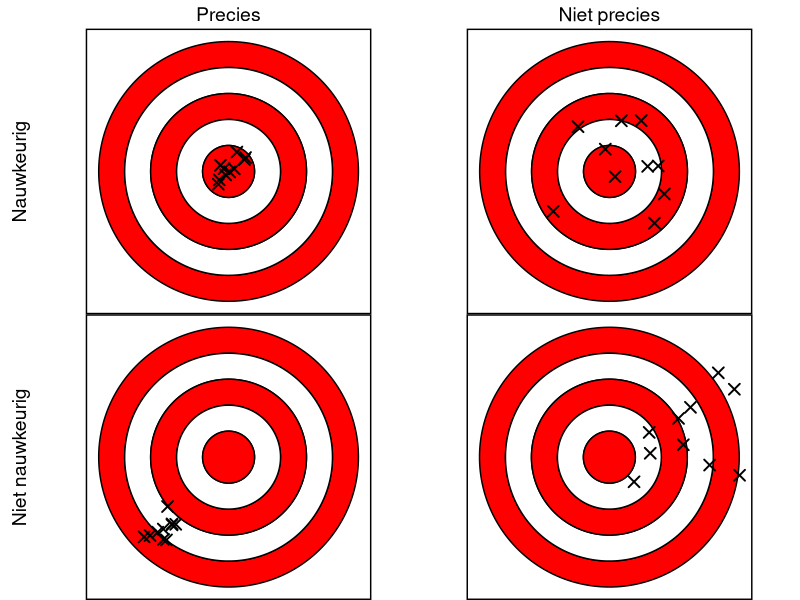

The R source for this figure:
## ---- chunk 1
#| code-fold: true
#| warning: false
#| fig.cap: "Illustratie van de begrippen precies en nauwkeurig."
#| label: fig-precisie-vs-nauwkeurig
#| fig.width: 5
#| fig.height: 5

# Controleer of benodigde pakketten zijn geladen
if (!("ggplot2" %in% .packages())) { library(ggplot2) }
if (!("dplyr" %in% .packages())) { library(dplyr) }
if (!("MASS" %in% .packages())) { library(MASS) }
if (!("gridExtra" %in% .packages())) { library(gridExtra) }
if (!("grid" %in% .packages())) { library(grid) }

# Functie om een ring (donut) te genereren als polygon
genereer_ring <- function(x, y, straal_binnen, straal_buiten, punten = 100) {
  theta <- seq(0, 2 * pi, length.out = punten)
  data.frame(
    x = c(x + straal_buiten * cos(theta), NA, x + straal_binnen * cos(rev(theta))),
    y = c(y + straal_buiten * sin(theta), NA, y + straal_binnen * sin(rev(theta)))
  )
}

# Functie om een volledig doelwit te genereren
genereer_doelwit <- function(punten = 100) {
  kleuren <- c("red", "white", "red", "white", "red")
  straal_randen <- list(c(4, 5), c(3, 4), c(2, 3), c(1, 2), c(0, 1))
  
  bind_rows(lapply(1:5, function(i) {
    genereer_ring(0, 0, straal_randen[[i]][1], straal_randen[[i]][2], punten) %>%
      mutate(kleur = kleuren[i], groep = i)
  }))
}

# Functie om een steekproef te schalen en verschuiven
scale_and_shift_sample <- function(n, desired_mean, desired_variance) {
  sample <- as.data.frame(MASS::mvrnorm(n, mu = c(0, 0), Sigma = diag(2)))
  scaled_sample <- sweep(sample, 2, sqrt(desired_variance / apply(sample, 2, var)), `*`)
  sweep(scaled_sample, 2, desired_mean, `+`) %>%
    setNames(c("x", "y"))
}

# Genereer gegevens voor het doelwit
doelwit_data <- genereer_doelwit(punten = 200)

# Maak een basisplot voor het doelwit
basis_doelwit <- ggplot() +
  geom_polygon(
    data = doelwit_data,
    aes(x = x, y = y, group = groep, fill = kleur),
    color = "black", size = 0.5
  ) +
  scale_fill_identity() +
  coord_fixed() +
  theme_void() +
  theme(panel.border = element_rect(color = "black", fill = NA, size = 1))

# Genereer steekproeven
set.seed(134)
steekproeven <- list(
  links_boven = scale_and_shift_sample(10, c(0, 0), 0.15),
  rechts_boven = scale_and_shift_sample(10, c(0, 0), 2),
  links_onder = scale_and_shift_sample(10, c(-2.5, -2.5), 0.15),
  rechts_onder = scale_and_shift_sample(10, c(3, 1), 2)
)

# Functie om doelwit met steekproef te maken
maak_plot_met_steekproef <- function(basis, steekproef) {
  basis +
    geom_point(data = steekproef, aes(x = x, y = y),
               shape = 4, size = 3, stroke = 1, color = "black")
}

# Maak de individuele doelwitplots
doelwit_plots <- lapply(steekproeven, function(sp) maak_plot_met_steekproef(basis_doelwit, sp))

# Labels en lege grob
labels <- list(
  prec = textGrob("Precies", gp = gpar(fontsize = 14)),
  not_prec = textGrob("Niet precies", gp = gpar(fontsize = 14)),
  acc = textGrob("Nauwkeurig", gp = gpar(fontsize = 14), rot = 90),
  not_acc = textGrob("Niet nauwkeurig", gp = gpar(fontsize = 14), rot = 90)
)
empty_grob <- rectGrob(gp = gpar(col = NA))

# Combineer in grid
gridExtra::grid.arrange(
  grobs = list(
    empty_grob, labels$prec, labels$not_prec,
    labels$acc, doelwit_plots[[1]], doelwit_plots[[2]],
    labels$not_acc, doelwit_plots[[3]], doelwit_plots[[4]]
  ),
  ncol = 3,
  widths = c(0.1, 1, 1),
  heights = c(0.1, 1, 1)
)
